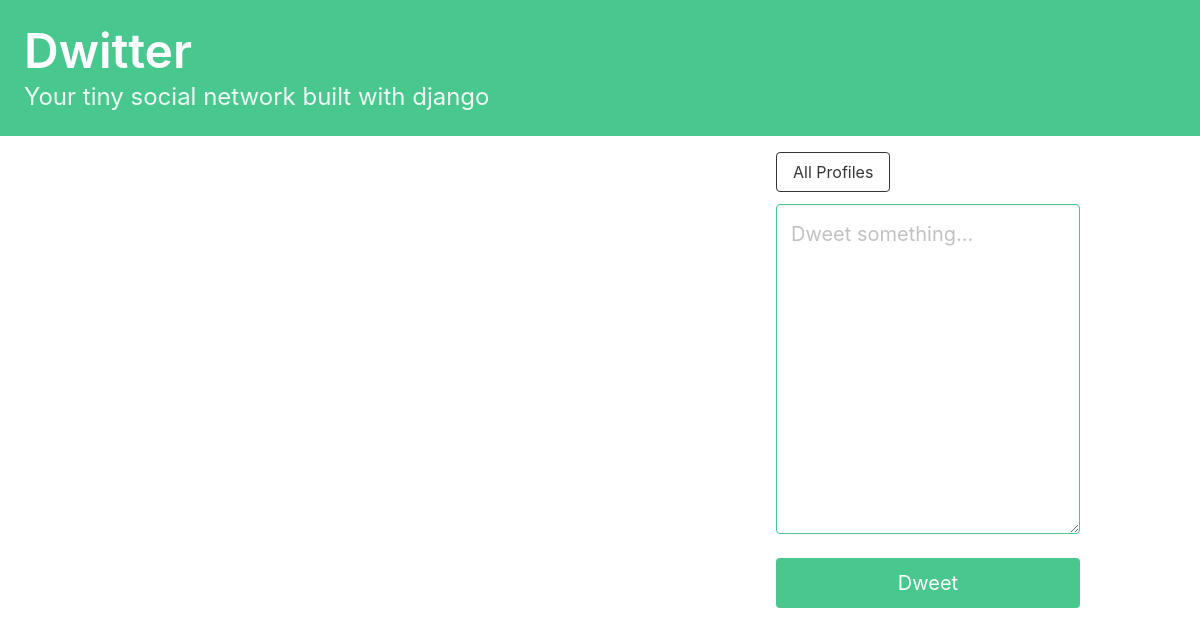
Page / (signed in) on the earlier database version.
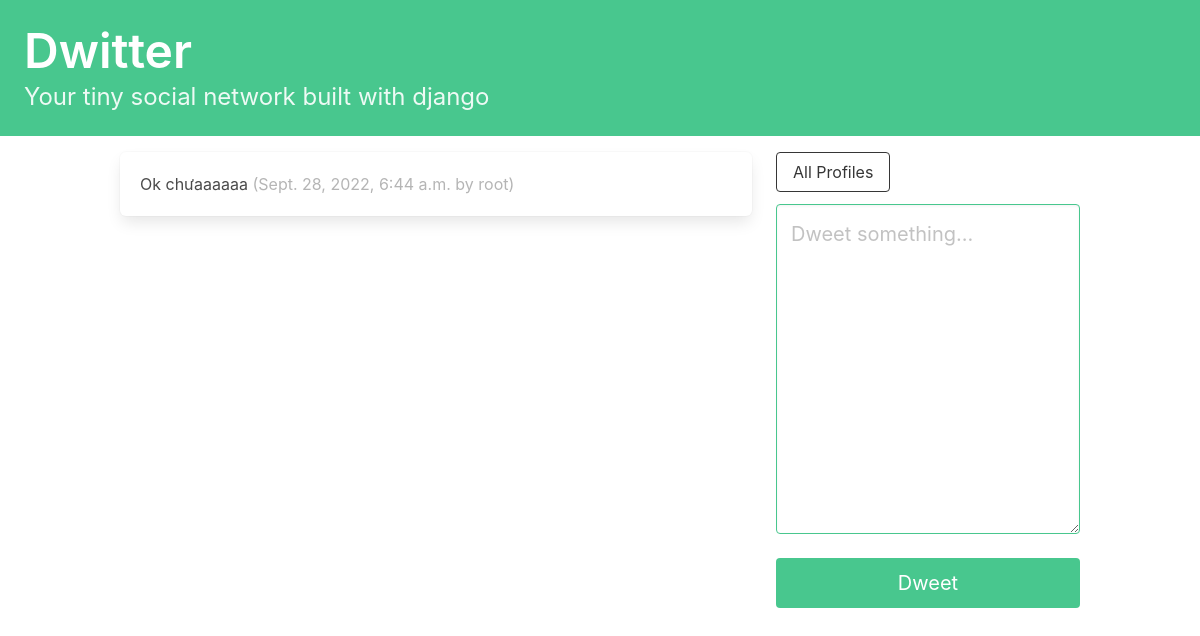
Same page on the later database version.
### dwitter/models.py (models this page shows, shortened)
class Dweet(models.Model):
    user = models.ForeignKey(
        User,
        related_name = "dweets",
        on_delete=models.DO_NOTHING
    )
    body = models.CharField(max_length=140)
    created_at = models.DateTimeField(auto_now_add=True)

### dwitter/views.py (the view)
# urls.py: path("",dashboard,name="dashboard"),
def dashboard(request):
    form = DweetForm(request.POST or None)
    if request.method == 'POST':
        if form.is_valid():
            dweet = form.save(commit=False)
            dweet.user = request.user
            dweet.save()
            return redirect("dwitter:dashboard")
    followed_dweets = Dweet.objects.filter(
        user__profile__in=request.user.profile.follows.all()
    ).order_by("-created_at")
    return render(request,"dwitter/dashboard.html",{'form':form,"dweets": followed_dweets})

### dwitter/forms.py
class DweetForm(forms.ModelForm):
    body = forms.CharField(
        required=True,
        widget=forms.Textarea(attrs={
            "placeholder": "Dweet something...",
            "class": "textarea is-success is-medium",
        }),
        label=""
        )
    class Meta:
        model = Dweet
        exclude = ("user",)

### dwitter/templates/dwitter/dashboard.html (shortened to what this page needs)
{% extends 'base.html' %}
{% block content %}
<div class="column">
    {% for dweet in dweets %}
    <div class="box">
        {{dweet.body}}
        <span class="is-small has-text-grey-light">
            ({{ dweet.created_at }} by {{ dweet.user.username }})
        </span>
    </div>
{% endfor %}
</div>
<div class="column is-one-third">
    <a href="{% url 'dwitter:profile_list' %}">
            <button class="button is-dark is-outlined is-three-quarters mb-3">
                All Profiles
            </button>
        </a>
    <form method="post">
        {{ form.as_p }}
        <button class="button is-success is-fullwidth is-medium mt-5" type="submit">
            Dweet
        </button>
    </form>
</div>
{% endblock content %}

Differences in the rows shown:
added Dweet: body "Ok chưaaaaaa", created_at "Sept. 28, 2022, 6:44 a.m.", user.username "root"
